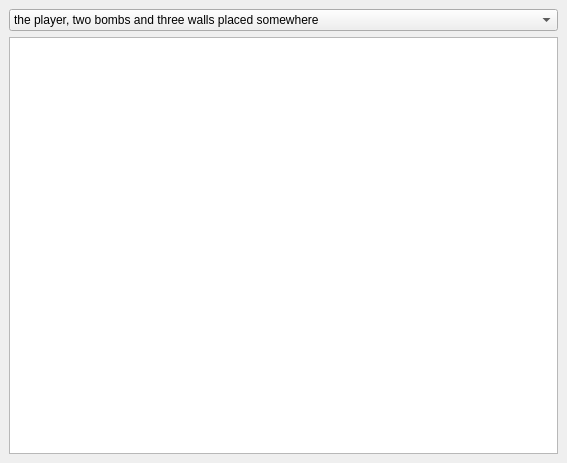
<?xml version="1.0" encoding="UTF-8"?>
<ui version="4.0">
 <class>MainWindowGraphicTest</class>
 <widget class="QMainWindow" name="MainWindowGraphicTest">
  <property name="geometry">
   <rect>
    <x>0</x>
    <y>0</y>
    <width>567</width>
    <height>463</height>
   </rect>
  </property>
  <property name="windowTitle">
   <string>Grapic Tester</string>
  </property>
  <widget class="QWidget" name="centralwidget">
   <layout class="QGridLayout" name="gridLayout">
    <item row="1" column="0">
     <widget class="QGraphicsView" name="graphicsView">
      <property name="focusPolicy">
       <enum>Qt::NoFocus</enum>
      </property>
      <property name="renderHints">
       <set>QPainter::Antialiasing</set>
      </property>
     </widget>
    </item>
    <item row="0" column="0">
     <widget class="QComboBox" name="comboBox">
      <item>
       <property name="text">
        <string>the player, two bombs and three walls placed somewhere</string>
       </property>
      </item>
     </widget>
    </item>
   </layout>
  </widget>
 </widget>
 <resources/>
 <connections/>
</ui>
